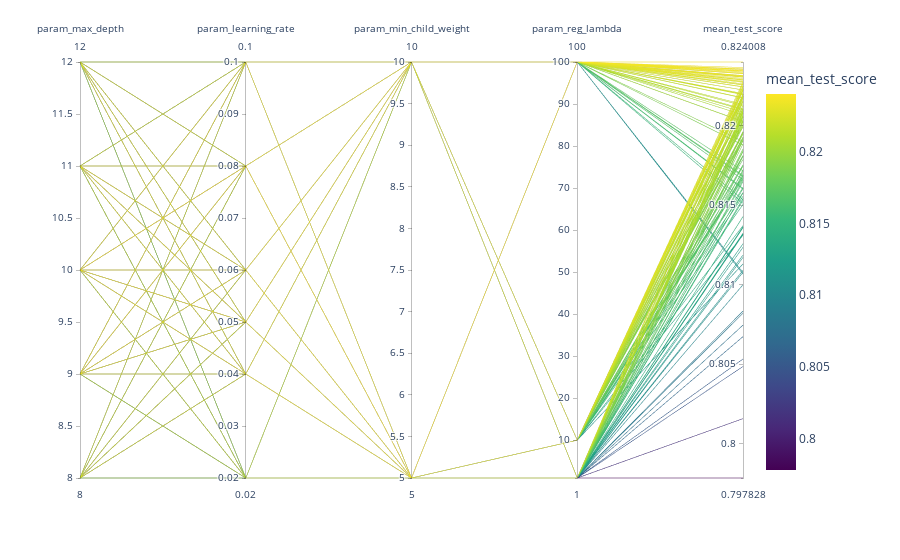

Notebook source saved alongside this figure:
### Code cell
import plotly.express as px

params_and_score = model_results[['param_max_depth', 'param_learning_rate', 'param_min_child_weight', 'param_reg_lambda', 'mean_test_score']]

params_and_score['param_max_depth'] = params_and_score['param_max_depth'].astype(int)
params_and_score['param_min_child_weight'] = params_and_score['param_min_child_weight'].astype(int)
params_and_score['param_reg_lambda'] = params_and_score['param_reg_lambda'].astype(float)
params_and_score['param_learning_rate'] = params_and_score['param_learning_rate'].astype(float)

fig = px.parallel_coordinates(params_and_score, 
                              dimensions=['param_max_depth', 'param_learning_rate', 'param_min_child_weight', 'param_reg_lambda', 'mean_test_score'],
                              color="mean_test_score", 
                              color_continuous_scale=px.colors.sequential.Viridis)

fig.show()

### Figure 1 — Plotly figure (JSON) as saved in the notebook; plotly's stock layout.template omitted (floating-point values rounded to 4 significant figures; data arrays with more than 128 entries replaced by an {"elided": "..."} marker saying what was removed)
{"data": [{"dimensions": [{"label": "param_max_depth", "values": {"elided": "180 int values"}}, {"label": "param_learning_rate", "values": {"elided": "180 float values"}}, {"label": "param_min_child_weight", "values": {"elided": "180 int values"}}, {"label": "param_reg_lambda", "values": {"elided": "180 int values"}}, {"label": "mean_test_score", "values": {"elided": "180 float values"}}], "domain": {"x": [0, 1], "y": [0, 1]}, "line": {"color": {"elided": "180 float values"}, "coloraxis": "coloraxis"}, "name": "", "type": "parcoords"}], "layout": {"coloraxis": {"colorbar": {"title": {"text": "mean_test_score"}}, "colorscale": [[0, "#440154"], [0.1111, "#482878"], [0.2222, "#3e4989"], [0.3333, "#31688e"], [0.4444, "#26828e"], [0.5556, "#1f9e89"], [0.6667, "#35b779"], [0.7778, "#6ece58"], [0.8889, "#b5de2b"], [1, "#fde725"]]}, "legend": {"tracegroupgap": 0}, "margin": {"t": 60}}}
